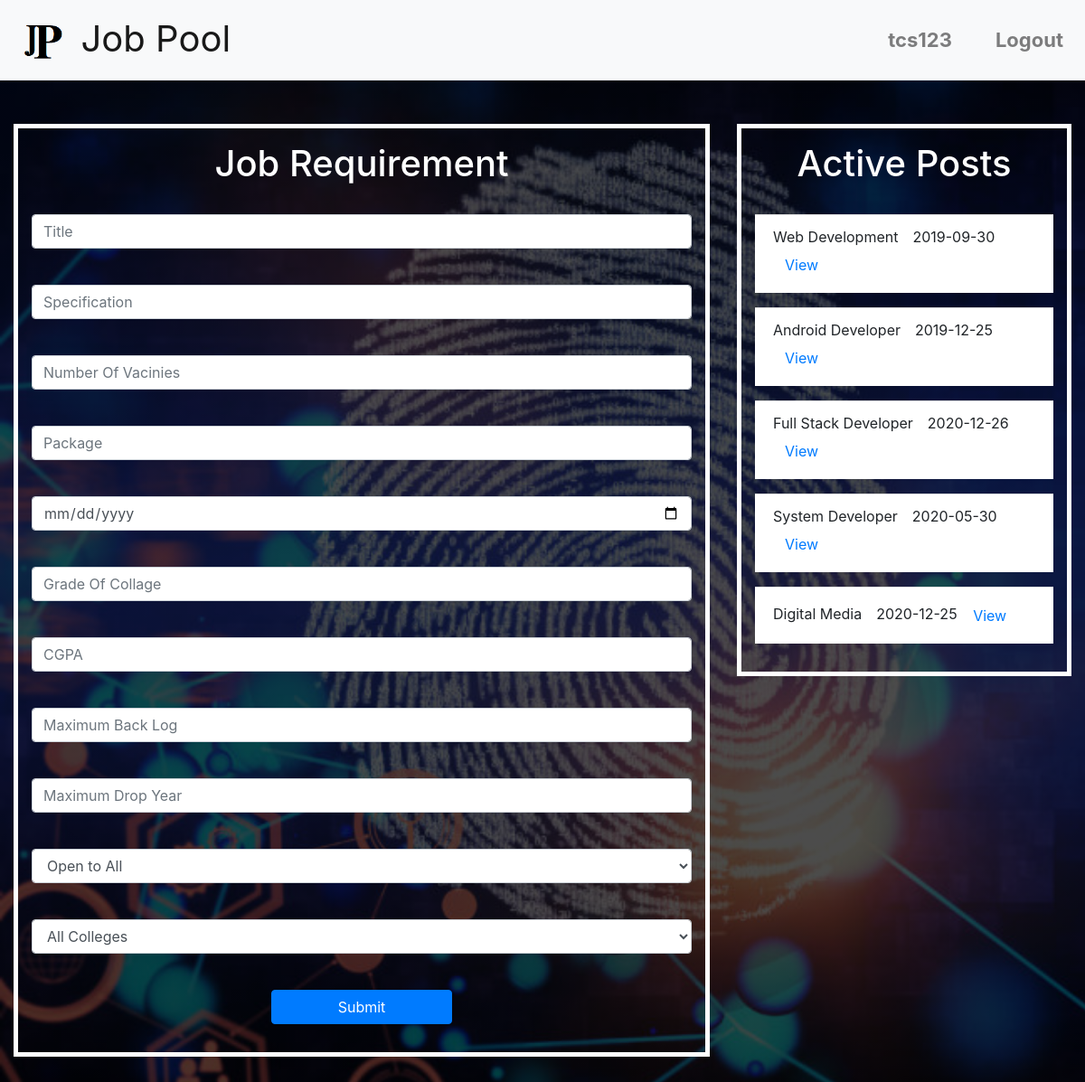
/Website/CompanyHome.php (signed in), run on the app's committed database.
### tables this page shows
CREATE TABLE `companyposts` (
  `post_id` int(11) NOT NULL,
  `company_id` int(11) NOT NULL,
  `title` varchar(1000) NOT NULL,
  `specification` varchar(500) NOT NULL,
  `vacancies` int(11) DEFAULT NULL,
  `package` int(11) NOT NULL,
  `ExpDated` varchar(20) DEFAULT NULL,
  `gradeOfClg` varchar(10) NOT NULL,
  `MinCGPA` int(11) DEFAULT NULL,
  `Backlog` int(11) DEFAULT NULL,
  `MaxDrop` int(11) DEFAULT NULL,
  `open_off` varchar(20) DEFAULT NULL,
  `clgname` varchar(200) DEFAULT NULL
);

### Website/CompanyHome.php (the view, shortened to what this page needs)
<?php
include('CompanyHeader.php');
if(isset($_SESSION['username'])){
?>
<div class="container-fluid">
<div class="row">
<div class="col-md-8">
<form method="post" action="CompanyCreatePost.php" style="border:5px solid white;padding:15px;">
<div class="row"><div class="col"><h1 style="color:white;text-align:center;">Job Requirement</h1></div></div><br/>
<div class="row"><div class="col"><div class="form-group"><input type="text" class="form-control" placeholder="Title" name="title"></div></div></div><br/>
<div class="row"><div class="col"><div class="form-group"><input type="text" class="form-control" placeholder="Specification" name="specification"></div></div></div><br/>
<div class="row"><div class="col"><div class="form-group"><input type="number" class="form-control" placeholder="Number Of Vacinies" name="noofvac"></div></div></div><br/>
<div class="row"><div class="col"><div class="form-group"><input type="text" class="form-control" placeholder="Package" name="package"></div></div></div><br/>
<div class="row"><div class="col"><div class="form-group"><input type="date" class="form-control" placeholder="Expired Date" name="expdate"></div></div></div><br/>
<div class="row"><div class="col"><div class="form-group"><input type="text" class="form-control" placeholder="Grade Of Collage" name="grade"></div></div></div><br/>
<div class="row"><div class="col"><div class="form-group"><input type="number" class="form-control" placeholder="CGPA" name="cgpa"></div></div></div><br/>
<div class="row"><div class="col"><div class="form-group"><input type="number" class="form-control" placeholder="Maximum Back Log" name="backlog"></div></div></div><br/>
<div class="row"><div class="col"><div class="form-group"><input type="number" class="form-control" placeholder="Maximum Drop Year" name="drop"></div></div></div><br/>
<div class="row"><div class="col"><div class="form-group"><select class="form-control" name="openoff"><option value="open">Open to All</option><option value="close">Close</option></select></div></div></div><br/>
<div class="row"><div class="col"><div class="form-group">
<select class="form-control" name="clgname">
<option value="All">All Colleges</option>
</select>
</div></div></div><br/>
<div class="row"><div class="col"><div class="form-group"><center><button type="submit" class="btn btn-primary" style="width:200px;">Submit</button></center></div></div></div>
</form>
</div>
<div class="col-md-4">
<div style="border:5px solid white;padding:15px;">
<div class="row">
<div class="col">
<h1 style="text-align:center;color:white;">Active Posts</h1>
</div>
</div>
<br/>
<ul class="list-group list-group-flush">
<?php
include('DbConnection.php');
$query='select kid from company where username="'.$_SESSION['username'].'"';
$res=mysqli_query($con,$query);
$arr=mysqli_fetch_array($res);
$date=date('Y-m-d');
$query='select post_id,title,ExpDated from companyposts where company_id='.$arr['kid'].' and ExpDated > "'.$date.'"';
$res=mysqli_query($con,$query);
$n=mysqli_num_rows($res);
for($i=1;$i<=$n;$i++){
    $array=mysqli_fetch_array($res);
?>
<form method="post" action="CompanyViewPost.php">
<li class="list-group-item">
<?php echo $array['title']; ?>&emsp;<?php echo $array['ExpDated']; ?>
<button class="btn btn-link" type="Submit">View</button>
</li>
</form>
<?php } ?>
</ul>
</div>
</div>
</div>
</div>
<?php
}
else{
    $_SESSION['message']='You have been Logged Out, Login Again';
    header('location:index.php');
}
?>

### Website/CompanyHeader.php (style rules this page uses)
body { background-image:linear-gradient(rgba(0,0,0,0.7),rgba(0,0,0,0.7)), url('Images/background.jpeg'); background-size:cover; }

### data on the page
companyposts: title "Web Development", ExpDated "2019-09-30"
companyposts: title "Android Developer", ExpDated "2019-12-25"
companyposts: title "Full Stack Developer", ExpDated "2020-12-26"
companyposts: title "System Developer", ExpDated "2020-05-30"
companyposts: title "Digital Media", ExpDated "2020-12-25"

### other printed values
$_SESSION['username'] "tcs123"
